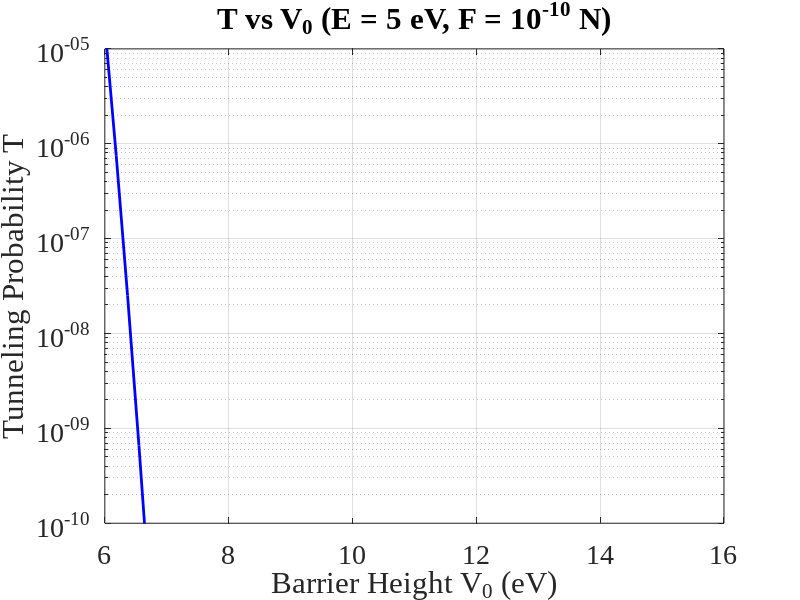
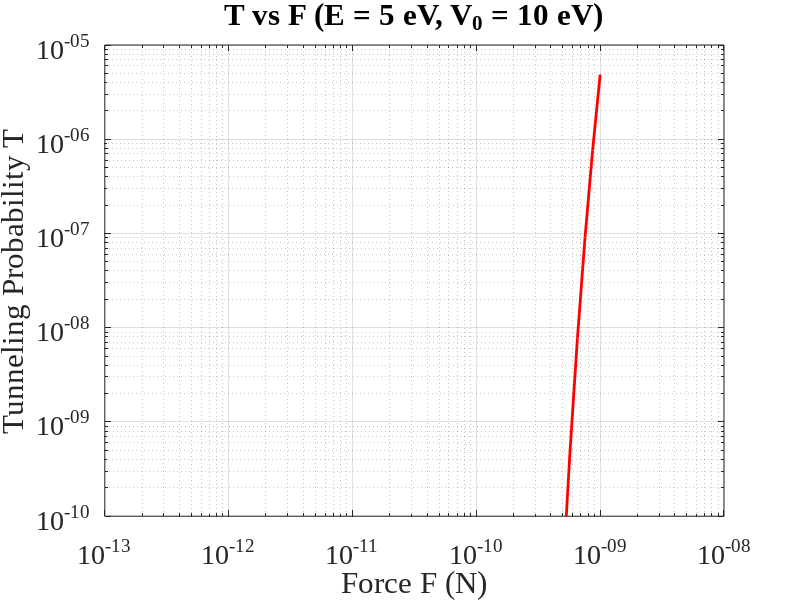
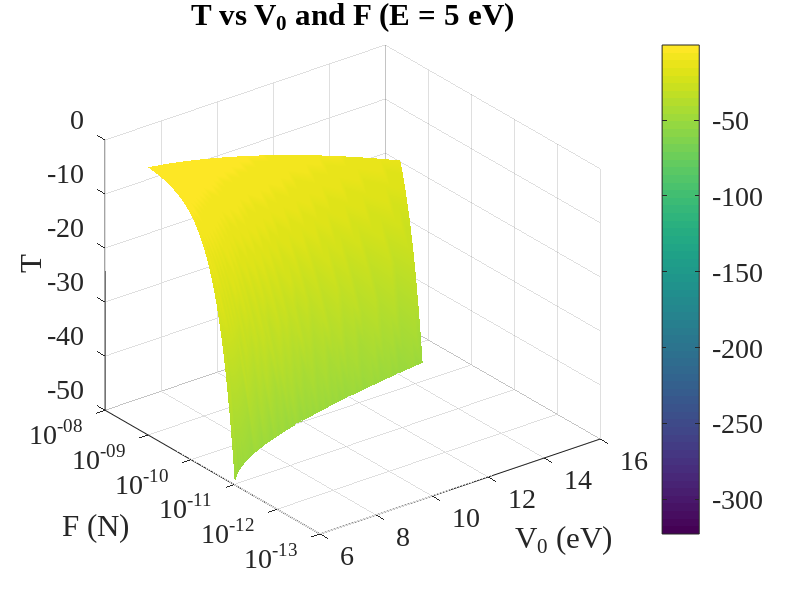

MATLAB code to generate these figures, in order: (Note: this script raises an error after producing the figures.)
set(0,'defaultaxesfontname','Times New Roman');
set(0,'DefaultLineLineWidth', 2);
% set(0,'DefaultFigureWindowStyle','docked');
set(0,'defaultaxesfontsize',20);



% Constants
m = 9.11e-31;       % Electron mass (kg)
hbar = 1.0545718e-34; % Reduced Planck constant (J·s)
eV_to_J = 1.60218e-19; % eV to Joules

% Fixed energy
E = 5 * eV_to_J;    % Particle energy, 5 eV in Joules

% Variable ranges
V0_eV = linspace(6, 15, 50); % Barrier height in eV (6 to 15 eV)
V0 = V0_eV * eV_to_J;        % Convert to Joules
F = logspace(-12, -9, 50);   % Force in N (10^-12 to 10^-9 N)

% Fixed parameters for 1D plots
F_fixed = 1e-10;    % Fixed force for T vs V0 plot (N)
V0_fixed = 10 * eV_to_J; % Fixed barrier height for T vs F plot (J)

% Calculate T vs V0
T_V0 = exp(-4 * sqrt(2 * m) * (V0 - E).^(3/2) / (3 * hbar * F_fixed));

% Calculate T vs F
T_F = exp(-4 * sqrt(2 * m) * (V0_fixed - E)^(3/2) ./ (3 * hbar * F));

% Meshgrid for surface plot
[V0_mesh, F_mesh] = meshgrid(V0, F);
T_surface = exp(-4 * sqrt(2 * m) * (V0_mesh - E).^(3/2) ./ (3 * hbar * F_mesh));

% Plot 1: T vs V0
figure(1);
semilogy(V0_eV, T_V0, 'b-', 'LineWidth', 2);
xlabel('Barrier Height V_0 (eV)');
ylabel('Tunneling Probability T');
title('T vs V_0 (E = 5 eV, F = 10^{-10} N)');
grid on;
ylim([1e-10  1e-5]);
saveas(gcf, 'T_vs_V0.png');

% Plot 2: T vs F
figure(2);
loglog(F, T_F, 'r-', 'LineWidth', 2);
xlabel('Force F (N)');
ylabel('Tunneling Probability T');
title('T vs F (E = 5 eV, V_0 = 10 eV)');
grid on;
ylim([1e-10 1e-5]);
saveas(gcf, 'T_vs_F.png');

% Plot 3: Surface plot of T vs V0 and F
figure(3);
surf(V0_eV, F, log10(T_surface), 'EdgeColor', 'none');
shading interp
set(gca, 'YScale', 'log');
xlabel('V_0 (eV)');
ylabel('F (N)');
zlabel('T');
title('T vs V_0 and F (E = 5 eV)');
colorbar;
zlim([-50 0]);
clim([-50 0]);
saveas(gcf, 'T_vs_V0_and_F.png');